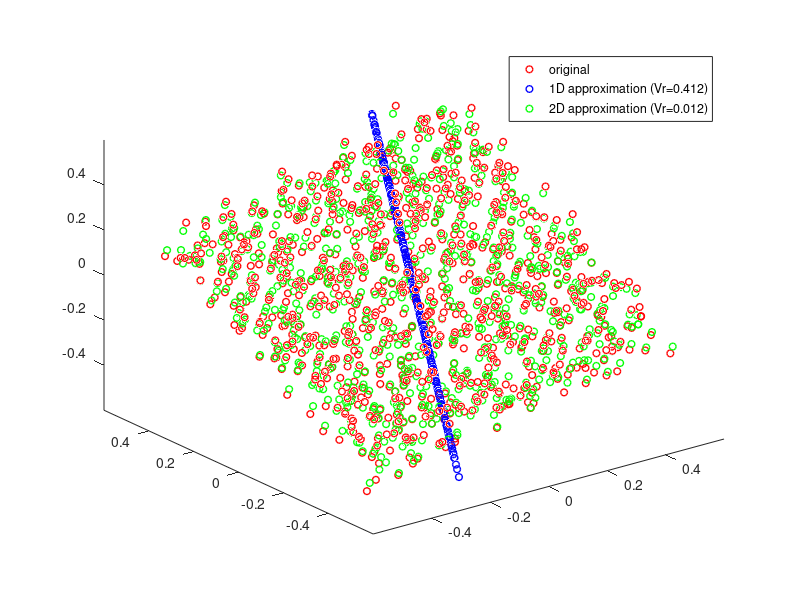

This figure's MATLAB source:
%
% Shows how PCA (Principle Component Analysis) is applied 
% to approximate data in a lower dimensional space
%
% This example generates 3D points that are approximately on a plane.
% Next PCA is applied to calculate the eigenvalues which form the n-dimensional
% approximates.
%
% Next the 1D and 2D approximates are calculated and plotted.
%
% The 1D approximate is the line that has the lowest projected distance from
% all the original 3D points.
%
% The 2D approximate is the plane that has the lowest projected distance from
% all the original 3D points. 
%
function pca_example()

  function [mu sigma Xn] = normalize(X)
    mu = mean(X);
    sigma = max(X) - min(X);
    Xn = (X - mu) ./ sigma;
  end
  
  % Calculate the approximate of Xn given the eigenvalues U using
  % a dimensions-dimensional approximation.
  function [Xapprox] = approximate(Xn, U, dimensions)
    Ureduce = U(:,1:dimensions);
    Z = Xn * Ureduce;
    Xapprox = Z * Ureduce';
  end
  
  function X = generateRandomPlane(gridSize, noiceFactor)
    s = (0:(gridSize*gridSize-1))';
    xp = floor(s / gridSize);
    yp = mod(s, gridSize);
    noice = (rand(length(s), 3) - .5) * noiceFactor;
    X = [ (xp) (yp) (xp*.1 + yp*.2) ] + noice; 
  end

  % Random 3D data
  X = generateRandomPlane(30, 2);

  % Normalize X
  [mu sigma Xn] = normalize(X);

  % Plot X
  figure;
  plot3(Xn(:,1), Xn(:,2), Xn(:,3), "ro", "markersize", 5, "linewidth", 1); hold on;
  xlim([-.6 .6]);
  ylim([-.6 .6]);
  zlim([-.6 .6]);
  
  % Calculate PCA
  C = cov(Xn);
  [U S V] = svd(C);
  
  % 1D
  Xapprox = approximate(Xn, U, 1);
  vR = 1 - S(1,1) / sum(S(:));
  legend1D = sprintf("1D approximation (Vr=%1.3f)", vR);
  plot3(Xapprox(:,1), Xapprox(:,2), Xapprox(:,3), "bo", "markersize", 5, "linewidth", 1);
  
  % 2D
  Xapprox = approximate(Xn, U, 2);
  vR = 1 - (S(1,1) + S(2,2)) / sum(S(:));
  legend2D = sprintf("2D approximation (Vr=%1.3f)", vR);
  plot3(Xapprox(:,1), Xapprox(:,2), Xapprox(:,3), "go", "markersize", 5, "linewidth", 1);
  
  % Show legend
  legend("original", legend1D, legend2D);

end
